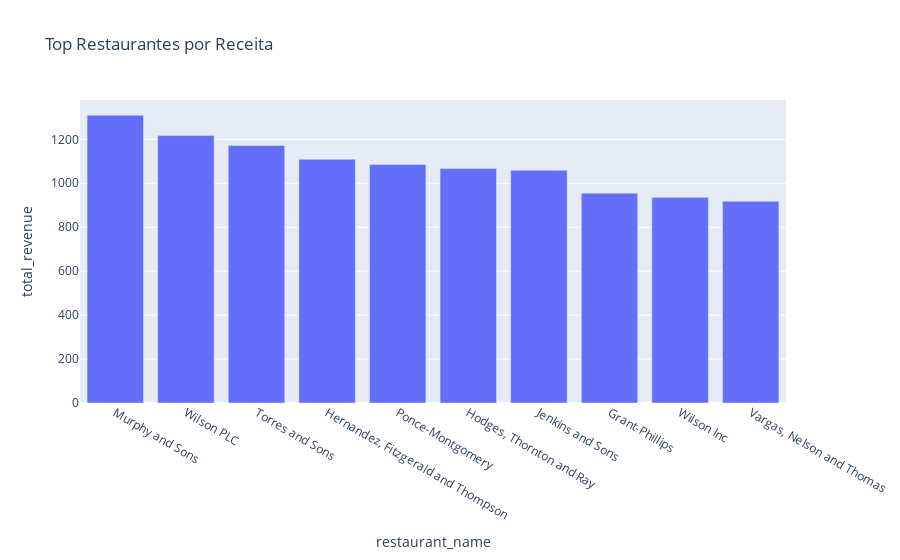

Notebook code cell kept with this figure:
### Code cell
top_restaurants = df.groupby('restaurant_name')['total_revenue'].sum().reset_index().sort_values(by='total_revenue', ascending=False).head(10)

print("Top 10 Restaurantes por Receita:")
print(top_restaurants)

plt.figure(figsize=(10,5))
plt.bar(top_restaurants['restaurant_name'], top_restaurants['total_revenue'], color='darkcyan')
plt.xticks(rotation=45, ha='right')
plt.title('Top 10 Restaurantes por Receita')
plt.ylabel('Receita Total')
plt.tight_layout()
plt.show()

fig = px.bar(top_restaurants, x='restaurant_name', y='total_revenue', title='Top Restaurantes por Receita')
fig.show()

### Figure 1 — Plotly figure (JSON) as saved in the notebook; plotly's stock layout.template omitted (floating-point values rounded to 4 significant figures)
{"data": [{"alignmentgroup": "True", "hovertemplate": "restaurant_name=%{x}<br>total_revenue=%{y}<extra></extra>", "legendgroup": "", "marker": {"color": "#636efa", "pattern": {"shape": ""}}, "name": "", "offsetgroup": "", "orientation": "v", "showlegend": false, "textposition": "auto", "type": "bar", "x": ["Murphy and Sons", "Wilson PLC", "Torres and Sons", "Hernandez, Fitzgerald and Thompson", "Ponce-Montgomery", "Hodges, Thornton and Ray", "Jenkins and Sons", "Grant-Phillips", "Wilson Inc", "Vargas, Nelson and Thomas"], "xaxis": "x", "y": [1310, 1217, 1172, 1109, 1085, 1067, 1059, 955, 936, 918], "yaxis": "y"}], "layout": {"autosize": true, "barmode": "relative", "legend": {"tracegroupgap": 0}, "title": {"text": "Top Restaurantes por Receita"}, "xaxis": {"anchor": "y", "autorange": true, "domain": [0, 1], "range": [-0.5, 9.5], "title": {"text": "restaurant_name"}, "type": "category"}, "yaxis": {"anchor": "x", "autorange": true, "domain": [0, 1], "range": [0, 1379.0], "title": {"text": "total_revenue"}, "type": "linear"}}}
